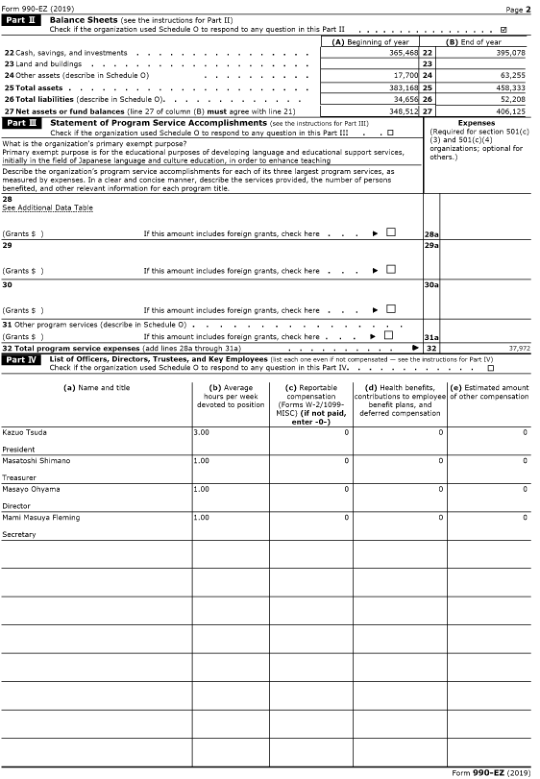
#> input picture imgs/test_inp.png, 540 x 779 px, found by its file name
$ jupyter execute --allow-errors IRS2TXT.ipynb
#> lines starting #> are read from the running program, lines starting #| are printed output that depends on the picture
[cell 1]
import fitz
from PIL import Image
from numpy import asarray
import numpy as np
import cv2
import os
import pytesseract

[cell 2]
def pdf_to_img(filepath, filename):
    doc = fitz.open(filepath)
    page = doc.load_page(1)  # number of page
    pix = page.get_pixmap()
    output = filename[:-4] + ".png"
    pix.save("imgs\\" + output)

[cell 3]
def img_to_bw(filepath, filename):
    img_grey = cv2.imread(filepath, cv2.IMREAD_GRAYSCALE)
    thresh = 128
    img_binary = cv2.threshold(img_grey, thresh, 255, cv2.THRESH_BINARY)[1]
    cv2.imwrite("bw_imgs\\" + filename[:-4] + '_bw.png', img_binary)

[cell 4]
# returns list of y-value of horizontal lines
# input bw img
# img_bw = Image.open("bw.png")
# 0 = horizontal lines, 1 = vertical lines
def identify_line(img_bw, threshold, line_axis=0):
    data = asarray(img_bw)

    # sum of whiteness in each line
    if line_axis == 0:
        white_count = data.sum(axis=1)
    else:
        white_count = np.transpose(data).sum(axis=1)
    indices = list(np.where(white_count < threshold)[0])
    return indices

[cell 5]
# given an x or y value, go from top and left to that value
# slice_img(line_axis=0, 0, height//2) crops image and saves top half
# crops from one line to another (a -> b)
def slice_img(img_bw, a, b, line_axis=0, show=False):
    width, height = img_bw.size
    if line_axis == 0:
        crop_img = (0, a, width, b)
    else:
        crop_img = (a, 0, b, height)
    crop_img = img_bw.crop(crop_img)
    if show:
        crop_img.show()
    return crop_img

[cell 6]
# finds the horizontal and vertical lines in pdf file
def pdf_to_lines(inp_filename):
#> called with inp_filename = 'test_inp.pdf'
    pdf_to_img("pdfs\\" + inp_filename, inp_filename)
#> (the call stopped at in pdf_to_img, `doc = fitz.open(filepath)`: fitz is not available in this run)

    img_filename = inp_filename[:-4] + ".png"
    img_to_bw("imgs\\" + img_filename, img_filename)
#> in img_to_bw, img_grey is the input picture: shape (779, 540); min 0, max 255, mean 238.2
#> in img_to_bw, `img_binary = cv2.threshold(img_grey, thresh, 255, cv2.THRESH_BINARY)[1]`:
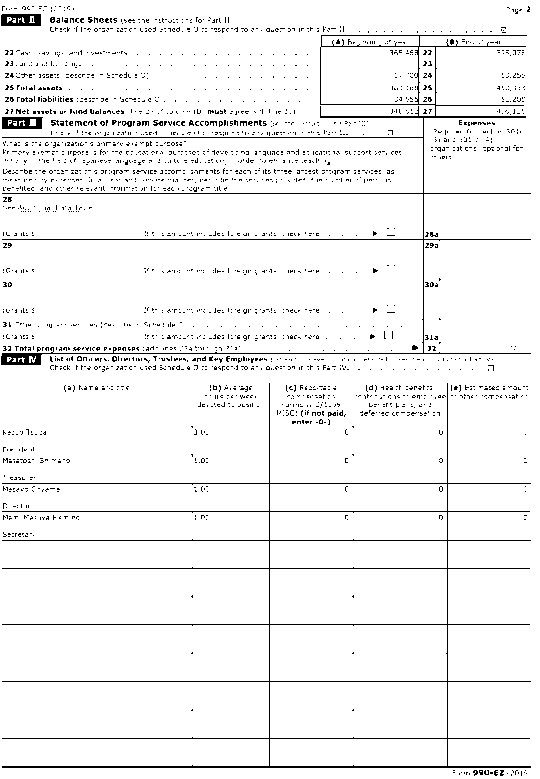
#> img_binary: shape (779, 540); 95.3% white; black in thin lines or dots

    inp_bw_img = Image.open("bw_imgs\\" + inp_filename[:-4] + "_bw.png")

    # if sum of white pixels in a line less than value, total = width||height*255
    sensitivity_h = 50000
    sensitivity_v = 100000
    h_lines = identify_line(inp_bw_img, sensitivity_h, line_axis=0)
#> in identify_line, `white_count = data.sum(axis=1)`: white_count = 779 values, max 137700 at index 0, min 2805 at index 193, mean 131215.7
#> in identify_line, `indices = list(np.where(white_count < threshold)[0])`: indices = [137, 193, 239, 353, 483, 511, 540, 568, 624, 681, 738, 766, 767]
#> h_lines has the same summary as indices in identify_line
    v_lines = identify_line(inp_bw_img, sensitivity_v, line_axis=1)
#> v_lines = [269, 447]
    return [h_lines, v_lines]

[cell 7]
line_indices = pdf_to_lines("test_inp.pdf")
#> line_indices = [[137, 193, 239, 353, 483, 511, 540, 568, 624, 681, 738, 766, 767], [269, 447]]
print(line_indices[0])
#| [137, 193, 239, 353, 483, 511, 540, 568, 624, 681, 738, 766, 767]
print(line_indices[1])
#| [269, 447]

[cell 8]
orig_img = Image.open("imgs\\test_inp.png")
h_slice = slice_img(orig_img, line_indices[0][0], line_indices[0][1], line_axis=0, show=True)
#> in slice_img, `crop_img = (0, a, width, b)`: crop_img = (0, 137, 540, 193)
#> in slice_img, `crop_img = img_bw.crop(crop_img)`:
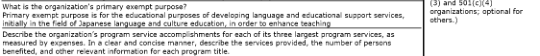
#> crop_img: PIL image 540x56 RGB; min 17, max 255, mean 224.1
